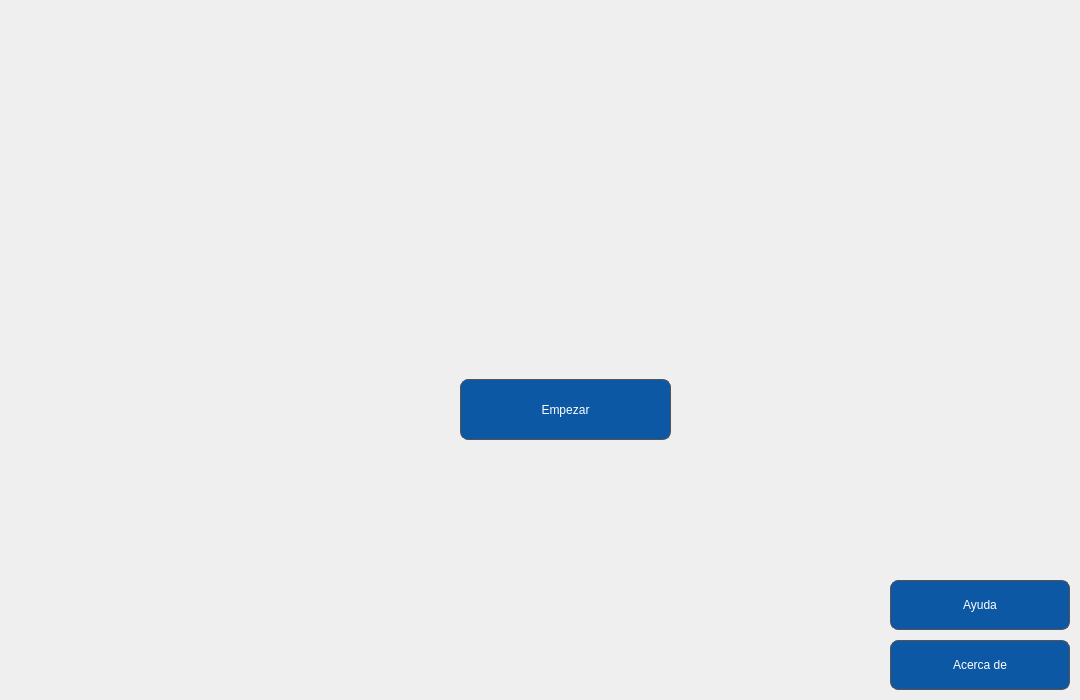
<?xml version="1.0" encoding="UTF-8"?>
<ui version="4.0">
 <class>mainWindow</class>
 <widget class="QMainWindow" name="mainWindow">
  <property name="geometry">
   <rect>
    <x>0</x>
    <y>0</y>
    <width>1080</width>
    <height>700</height>
   </rect>
  </property>
  <property name="minimumSize">
   <size>
    <width>1080</width>
    <height>700</height>
   </size>
  </property>
  <property name="maximumSize">
   <size>
    <width>1080</width>
    <height>700</height>
   </size>
  </property>
  <property name="windowTitle">
   <string>Análisis de datos ECC 2024</string>
  </property>
  <property name="windowIcon">
   <iconset>
    <normaloff>../../assets/logo_EEC_grande.png</normaloff>../../assets/logo_EEC_grande.png</iconset>
  </property>
  <widget class="QWidget" name="landingPage">
   <property name="enabled">
    <bool>true</bool>
   </property>
   <property name="minimumSize">
    <size>
     <width>1080</width>
     <height>700</height>
    </size>
   </property>
   <property name="maximumSize">
    <size>
     <width>1080</width>
     <height>700</height>
    </size>
   </property>
   <widget class="QLabel" name="backgroundImage">
    <property name="enabled">
     <bool>true</bool>
    </property>
    <property name="geometry">
     <rect>
      <x>0</x>
      <y>0</y>
      <width>1080</width>
      <height>700</height>
     </rect>
    </property>
    <property name="sizePolicy">
     <sizepolicy hsizetype="Ignored" vsizetype="Ignored">
      <horstretch>10</horstretch>
      <verstretch>6</verstretch>
     </sizepolicy>
    </property>
    <property name="minimumSize">
     <size>
      <width>1080</width>
      <height>700</height>
     </size>
    </property>
    <property name="autoFillBackground">
     <bool>false</bool>
    </property>
    <property name="text">
     <string/>
    </property>
    <property name="pixmap">
     <pixmap>../../assets/Images/BackgroundApp.png</pixmap>
    </property>
    <property name="scaledContents">
     <bool>false</bool>
    </property>
    <property name="wordWrap">
     <bool>false</bool>
    </property>
   </widget>
   <widget class="QLabel" name="EccLogo">
    <property name="geometry">
     <rect>
      <x>0</x>
      <y>195</y>
      <width>1080</width>
      <height>160</height>
     </rect>
    </property>
    <property name="tabletTracking">
     <bool>false</bool>
    </property>
    <property name="acceptDrops">
     <bool>false</bool>
    </property>
    <property name="statusTip">
     <string/>
    </property>
    <property name="layoutDirection">
     <enum>Qt::LeftToRight</enum>
    </property>
    <property name="autoFillBackground">
     <bool>false</bool>
    </property>
    <property name="frameShape">
     <enum>QFrame::NoFrame</enum>
    </property>
    <property name="text">
     <string/>
    </property>
    <property name="textFormat">
     <enum>Qt::RichText</enum>
    </property>
    <property name="pixmap">
     <pixmap>../../assets/Images/logo_EEC_grande.png</pixmap>
    </property>
    <property name="alignment">
     <set>Qt::AlignCenter</set>
    </property>
   </widget>
   <widget class="QPushButton" name="pushButton">
    <property name="enabled">
     <bool>true</bool>
    </property>
    <property name="geometry">
     <rect>
      <x>460</x>
      <y>379</y>
      <width>211</width>
      <height>61</height>
     </rect>
    </property>
    <property name="toolTip">
     <string notr="true"/>
    </property>
    <property name="styleSheet">
     <string notr="true">QPushButton {
    background-color: #0C58A4;
    color: white;
    border: 1px solid rgb(91, 83, 81);
	border-radius: 8px;
}</string>
    </property>
    <property name="text">
     <string>Empezar</string>
    </property>
    <property name="autoDefault">
     <bool>false</bool>
    </property>
    <property name="default">
     <bool>false</bool>
    </property>
    <property name="flat">
     <bool>false</bool>
    </property>
   </widget>
   <widget class="QPushButton" name="pushButton_2">
    <property name="geometry">
     <rect>
      <x>890</x>
      <y>580</y>
      <width>180</width>
      <height>50</height>
     </rect>
    </property>
    <property name="styleSheet">
     <string notr="true">QPushButton {
    background-color: #0C58A4;
    color: white;
    border: 1px solid rgb(91, 83, 81);
	border-radius: 8px;
}</string>
    </property>
    <property name="text">
     <string>Ayuda</string>
    </property>
   </widget>
   <widget class="QPushButton" name="pushButton_3">
    <property name="geometry">
     <rect>
      <x>890</x>
      <y>640</y>
      <width>180</width>
      <height>50</height>
     </rect>
    </property>
    <property name="styleSheet">
     <string notr="true">QPushButton {
    background-color: #0C58A4;
    color: white;
    border: 1px solid rgb(91, 83, 81);
	border-radius: 8px;
}</string>
    </property>
    <property name="text">
     <string>Acerca de</string>
    </property>
   </widget>
  </widget>
 </widget>
 <resources>
  <include location="../../assets/Qt/qtSources.qrc"/>
 </resources>
 <connections/>
</ui>
